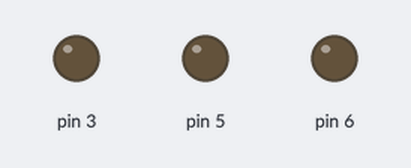
The sketch below on a simulated Arduino Uno, built with avr-gcc and run on an emulated ATmega328P. Shown: output pins drawn as LEDs (lit = HIGH).

Above: at 0.05 s.
At 6.45 s:
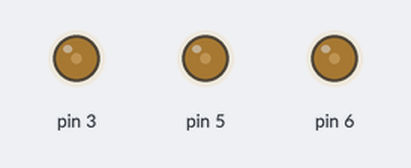
At 19.95 s:
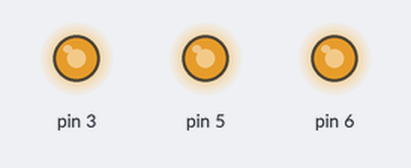
At 26.35 s:
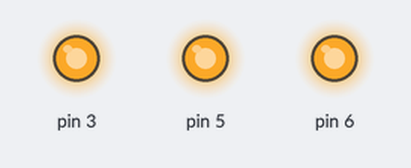
At 39.85 s:
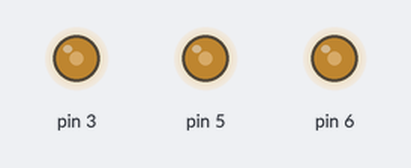
Timing chart, 0 to 40.0 s (numbered marks = the images above):
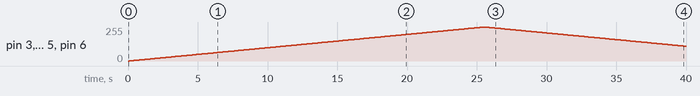

The sketch:

00_Led_analog.ino
```cpp
void setup() {
  // put your setup code here, to run once:
  pinMode(3, OUTPUT);
  pinMode(5, OUTPUT);
  pinMode(6, OUTPUT);
}

void loop() {
  // put your main code here, to run repeatedly:
  for(int i=0;i<255;i++)
  {
    analogWrite(5, i);
    analogWrite(3, i);
    analogWrite(6, i);
    delay (100);
  }
  for(int j=255;j>=0;j--)
  {
    analogWrite(5, j);
    analogWrite(3, j);
    analogWrite(6, j);
    delay (100);
  }
 delay(1000);
}
```

Measured:
- by itself, pin 3, pin 5, pin 6: rises from 0/255 to 255/255 in 25.4 s, then falls to 111/255 in 14.4 s
